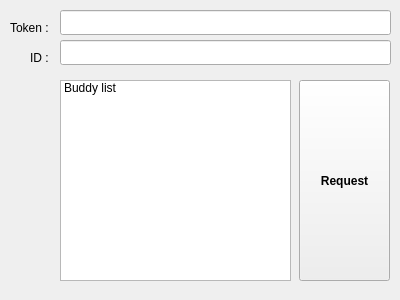
<?xml version="1.0" encoding="UTF-8"?>
<ui version="4.0">
 <class>GetFriends</class>
 <widget class="QMainWindow" name="GetFriends">
  <property name="geometry">
   <rect>
    <x>0</x>
    <y>0</y>
    <width>400</width>
    <height>300</height>
   </rect>
  </property>
  <property name="windowTitle">
   <string>GetFriends</string>
  </property>
  <widget class="QWidget" name="centralWidget">
   <widget class="QLabel" name="token">
    <property name="geometry">
     <rect>
      <x>10</x>
      <y>20</y>
      <width>51</width>
      <height>16</height>
     </rect>
    </property>
    <property name="text">
     <string>Token :</string>
    </property>
   </widget>
   <widget class="QLabel" name="facebookid">
    <property name="geometry">
     <rect>
      <x>30</x>
      <y>50</y>
      <width>21</width>
      <height>16</height>
     </rect>
    </property>
    <property name="text">
     <string>ID :</string>
    </property>
   </widget>
   <widget class="QLineEdit" name="tokenEdit">
    <property name="geometry">
     <rect>
      <x>60</x>
      <y>10</y>
      <width>331</width>
      <height>25</height>
     </rect>
    </property>
   </widget>
   <widget class="QLineEdit" name="idEdit">
    <property name="geometry">
     <rect>
      <x>60</x>
      <y>40</y>
      <width>331</width>
      <height>25</height>
     </rect>
    </property>
   </widget>
   <widget class="QListWidget" name="listFriends">
    <property name="geometry">
     <rect>
      <x>60</x>
      <y>80</y>
      <width>231</width>
      <height>201</height>
     </rect>
    </property>
    <item>
     <property name="text">
      <string>Buddy list</string>
     </property>
    </item>
   </widget>
   <widget class="QPushButton" name="loadButton">
    <property name="geometry">
     <rect>
      <x>299</x>
      <y>80</y>
      <width>91</width>
      <height>201</height>
     </rect>
    </property>
    <property name="font">
     <font>
      <weight>75</weight>
      <bold>true</bold>
     </font>
    </property>
    <property name="text">
     <string>Request</string>
    </property>
   </widget>
  </widget>
 </widget>
 <layoutdefault spacing="6" margin="11"/>
 <resources/>
 <connections/>
</ui>
